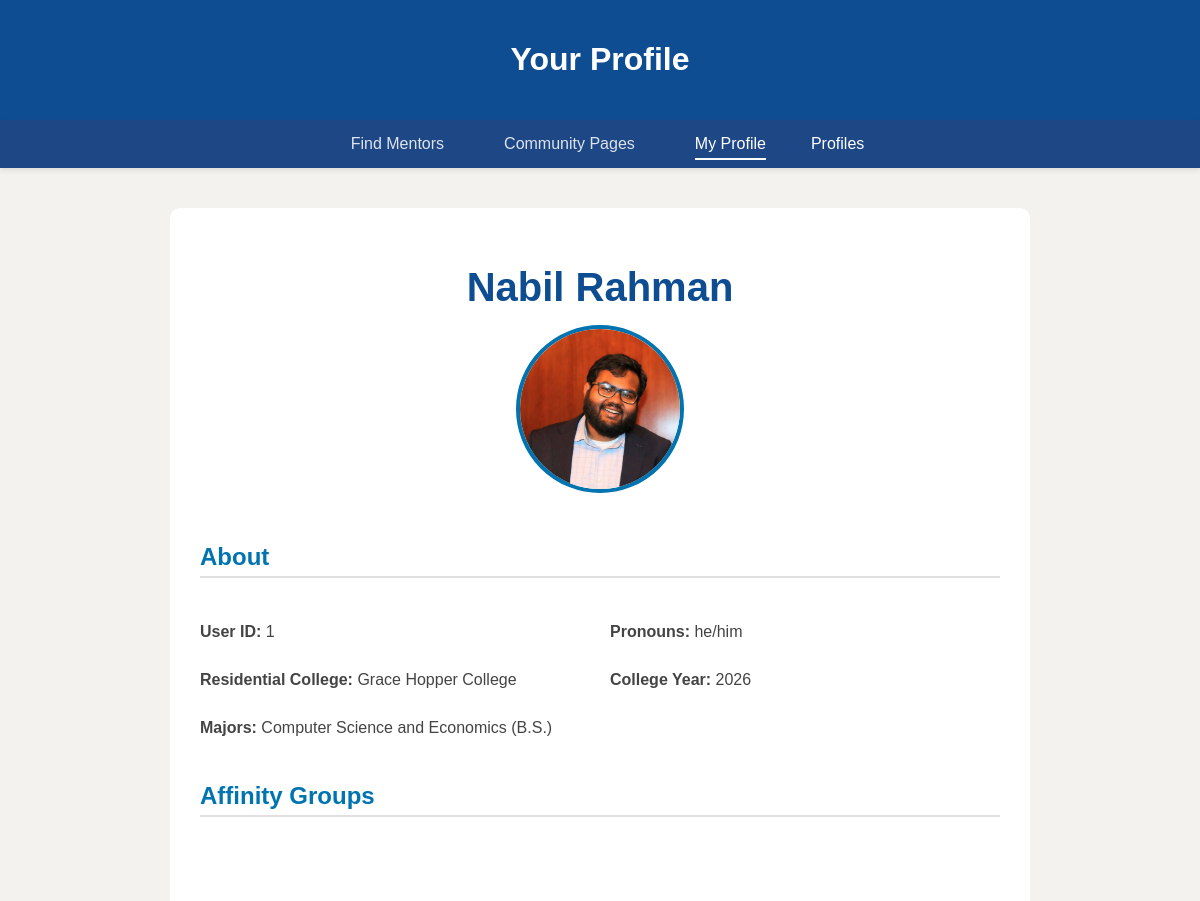
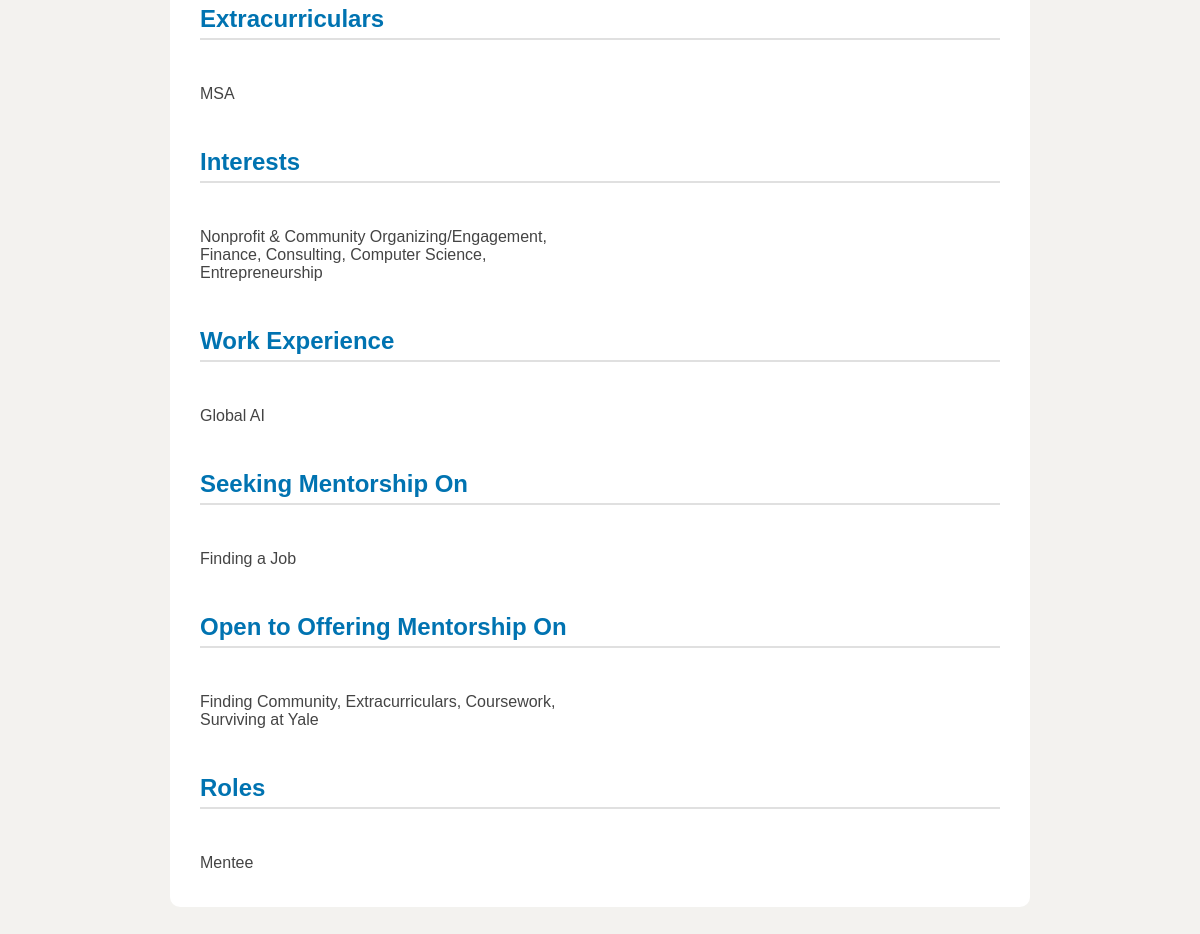
Screenshot of /profile/1 (signed in) with the database file from the repository (2 pictures, top to bottom).
### tables this page shows
CREATE TABLE Users (
    user_id INTEGER PRIMARY KEY AUTOINCREMENT,
    cas_username TEXT,
    hashed_password TEXT NOT NULL,
    name TEXT NOT NULL,
    pronoun TEXT,
    residential_college TEXT,
    college_year TEXT,
    headshot_path TEXT,
    extracurriculars TEXT,
    work_experience TEXT,
    bio TEXT,
    created_at TIMESTAMP DEFAULT CURRENT_TIMESTAMP,
    updated_at TIMESTAMP DEFAULT CURRENT_TIMESTAMP
);

CREATE TABLE Majors (
    major_id INTEGER PRIMARY KEY AUTOINCREMENT,
    name TEXT UNIQUE NOT NULL
);

CREATE TABLE Mentorship_Topics (
    topic_id INTEGER PRIMARY KEY AUTOINCREMENT,
    name TEXT UNIQUE NOT NULL
);

CREATE TABLE Roles (
    role_id INTEGER PRIMARY KEY AUTOINCREMENT,
    name TEXT UNIQUE NOT NULL
);

### homeserver.py (the view)
@app.route('/profile/<int:user_id>')
@login_required
def profile_view(user_id):
    return profile_route(user_id)

### homeserver.py (called while the page is built)
@app.context_processor
def inject_profile_id():
    return {'user_id': session.get('user_id')}

def login_required(f):
    @wraps(f)
    def wrapped(*args, **kwargs):
        if 'user_id' not in session:
            return redirect(url_for('loginsignup'))
        return f(*args, **kwargs)
    return wrapped

### templates/profile.html (shortened to what this page needs)
<!DOCTYPE html>
<html lang="en">
<head>
  <link rel="stylesheet" href="{{ url_for('static', filename='profile.css') }}">
</head>
<body>
  <header>
    <h1>Your Profile</h1>
  </header>
  <nav class="navbar">
    <div class="navbar-container">
      <div class="navbar-links">
        <a href="{{ url_for('mentors') }}" {% if request.path == url_for('mentors') %}class="active"{% endif %}>Find Mentors</a>
        <a href="{{ url_for('community_bp.list_communities') }}">Community Pages</a>
        {% if session.get('user_id') %}
          <a href="{{ url_for('profile_view', user_id=session.get('user_id')) }}" {% if request.path.startswith('/profile') %}class="active"{% endif %}>My Profile</a>
          <div class="dropdown">
            <span class="dropdown-toggle">Profiles</span>
          </div>
        {% else %}
          <a href="{{ url_for('login') }}">Login</a>
        {% endif %}
      </div>
    </div>
  </nav>
  <div class="profile-container">
    <div class="profile-header">
      <h1 class="profile-name">{{ profile.name }}</h1>
      <div class="profile-top">
        <img src="{{ url_for('static', filename=profile.headshot) }}" alt="Headshot" class="profile-pic">
      </div>
    </div>
    <div class="profile-details">
      <h2>About</h2>
      <p><strong>User ID:</strong> {{ profile.user_id }}</p>
      <p><strong>Pronouns:</strong> {{ profile.pronoun }}</p>
      <p><strong>Residential College:</strong> {{ profile.res_college }}</p>
      <p><strong>College Year:</strong> {{ profile.college_year }}</p>
      <p><strong>Majors:</strong> {{ majors | join(', ') }}</p>
      <h2>Affinity Groups</h2>
      <h2>Extracurriculars</h2>
      <p>{{ profile.extracurriculars }}</p>
      <h2>Interests</h2>
      <p>{{ interests | join(', ') }}</p>
      <h2>Work Experience</h2>
      <p>{{ profile.work_exp }}</p>
      <h2>Seeking Mentorship On</h2>
      <p>{{ seeking | join(', ') }}</p>
      <h2>Open to Offering Mentorship On</h2>
      <p>{{ offering | join(', ') }}</p>
      <h2>Roles</h2>
      <p>{{ roles | join(', ') }}</p>
    </div>
  </div>
</body>
</html>

### static/profile.css (style rules this page uses)
body { font-family: Arial, sans-serif; background-color: #f3f2ef; margin: 0; padding: 0; }
header { background: #0F4d92; color: #fff; padding: 20px; text-align: center; }
nav { background: #0F4D92; display: flex; justify-content: center; gap: 15px; padding: 10px 0; }
nav a { color: #fff; text-decoration: none; font-size: 1.1em; }
.profile-container { width: 90%; max-width: 800px; background: #fff; margin: 40px auto; padding: 30px; border-radius: 10px; }
.profile-header { text-align: center; margin-bottom: 30px; }
.profile-name { color: #0F4D92; font-size: 2.5em; margin-bottom: 15px; }
.profile-top { display: flex; justify-content: center; align-items: center; gap: 20px; }
.profile-pic { width: 160px; height: 160px; border-radius: 50%; border: 4px solid #0073b1; object-fit: cover; }
.profile-details { display: grid; grid-template-columns: 1fr 1fr; gap: 20px; }
.profile-details h2 { grid-column: span 2; color: #0073b1; border-bottom: 2px solid #e0e0e0; padding-bottom: 5px; margin-top: 20px; }
.profile-details p { margin: 5px 0; color: #444; }
.navbar { background-color: #1e4785; padding: 10px 0; box-shadow: 0 2px 5px rgba(0, 0, 0, 0.1); }
.navbar-container { display: flex; justify-content: space-between; align-items: center; max-width: 1200px; margin: 0 auto; padding: 0 20px; }
.navbar-links { display: flex; align-items: center; gap: 30px; }
.navbar-links a { color: rgba(255, 255, 255, 0.85); text-decoration: none; font-size: 16px; font-weight: 500; transition: all 0.2s; padding: 5px 0; position: relative; }
.navbar-links .active { color: white; }
.navbar-links .active::after { content: ''; position: absolute; width: 100%; height: 2px; background: white; bottom: -2px; left: 0; }
nav { background-color: #0F4D92; display: flex; justify-content: center; padding: 10px 0; }
nav a { color: #fff; text-decoration: none; margin: 0 15px; font-size: 1.1em; transition: color 0.3s ease; }
.dropdown { position: relative; display: inline-block; }
.dropdown-toggle { background-color: #1e4785; color: white; font-size: 16px; border: none; cursor: pointer; }

### rows the page displays
Users: name "Nabil Rahman", headshot_path (picture), user_id "1", pronoun "he/him", res_college "Grace Hopper College", college_year "2026", extracurriculars "MSA", work_exp "Global AI"
Majors: name "Computer Science and Economics (B.S.)"
Mentorship_Topics: name "Finding a Job"
Roles: name "Mentee"

### other values shown
{{ interests | join(', ') }} "Nonprofit & Community Organizing/Engagement, Finance, Consulting, Computer Science, Entrepreneurship"
{{ offering | join(', ') }} "Finding Community, Extracurriculars, Coursework, Surviving at Yale"
